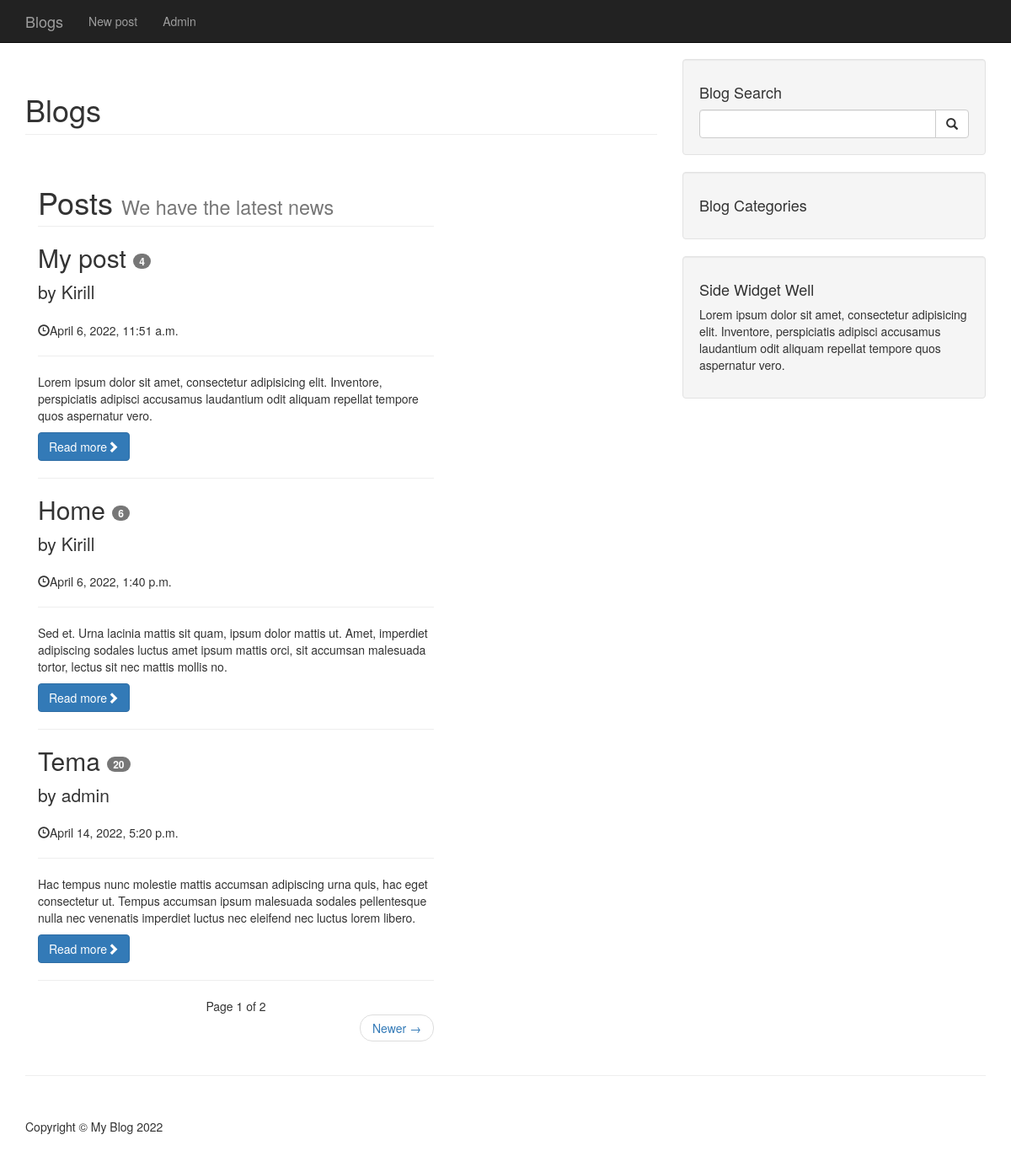
The page / on the database its author committed.
### blog/models.py (models this page shows, shortened)
class Post(models.Model):
    title = models.CharField(max_length=100, blank=False)
    content = models.TextField()
    draft = models.BooleanField(default=True)
    category = models.ForeignKey(Category, on_delete=models.DO_NOTHING, default=None, null=True)
    author = models.ForeignKey(User, on_delete=models.DO_NOTHING, default=None, null=True)
    tags = models.ManyToManyField(Tag)
    created = models.DateTimeField(auto_now_add=True)
    updated = models.DateTimeField(auto_now=True)
    avatar = models.ImageField(upload_to='post', null=True, default=None)

### blog/views.py (the view)
# urls.py: path('', PostList.as_view(), name='index'),
class PostList(ListView):
    model = Post
    context_object_name = 'post'
    template_name = 'blog/post_list.html'
    paginate_by = 3
    def get_context_data(self, *, object_list=None, **kwargs):
        context = super().get_context_data(object_list=object_list, **kwargs)
        queryset = self.get_queryset()
        paginator = self.get_paginator(self.get_queryset(), self.get_paginate_by(queryset))
        page = int(self.request.GET.get('page', 1))
        start = page - 1 if page - 1 > 0 else 1
        context['page_range'] = paginator.page_range[start:page + 3]
        return context

### templates/blog/post_list.html (shortened to what this page needs)
{% extends 'blog/base.html' %}
{% load crispy_forms_filters %}
{% block content %}
    <h1 class="page-header">
        Blogs
    </h1>
    <div class="col-md-8">
        <h1 class="page-header">
            Posts
            <small>We have the latest news</small>
        </h1>
        {% for post in post %}
            <h2>{{ post.title }} <span class="badge bg-secondary">{{ post.id }}</span></h2>
            <p class="lead">
                by
            <td>{{ post.author }}</td>
            <p><span class="glyphicon glyphicon-time"></span>{{ post.created }}</p>
            <hr>
            <p>{{ post.content }}</p>
            <a class="btn btn-primary" href="{% url 'demo:details' post.id %}">Read more<span
                    class="glyphicon glyphicon-chevron-right"></span></a>
            <hr>
        {% endfor %}
        <ul class="pager">
            <div>Page {{ page_obj.number }} of {{ page_obj.paginator.num_pages }}</div>
            {% if page_obj.has_next %}
                <li class="next">
                    <a href="?page={{ page_obj.next_page_number }}">Newer &rarr;</a>
                </li>
            {% endif %}
        </ul>
    </div>
{% endblock %}

### static/blog/css/blog-home.css (style rules this page uses)
body { padding-top: 70px; }

### rows shown on the page
Post: title "My post", id "4", author "Kirill", created "April 6, 2022, 11:51 a.m.", content "Lorem ipsum dolor sit amet, consectetur adipisicing elit. Inventore, perspiciatis adipisci accusamus laudantium odit aliquam repellat tempore quos aspernatur vero."
Post: title "Home", id "6", author "Kirill", created "April 6, 2022, 1:40 p.m.", content "Sed et. Urna lacinia mattis sit quam, ipsum dolor mattis ut. Amet, imperdiet adipiscing sodales luctus amet ipsum mattis orci, sit accumsan malesuada tortor, lectus sit nec mattis mollis no."
Post: title "Tema", id "20", author "admin", created "April 14, 2022, 5:20 p.m.", content "Hac tempus nunc molestie mattis accumsan adipiscing urna quis, hac eget consectetur ut. Tempus accumsan ipsum malesuada sodales pellentesque nulla nec venenatis imperdiet luctus nec eleifend nec luctus lorem libero."

### other values the page prints
{{ page_obj.number }} "1"
{{ page_obj.paginator.num_pages }} "2"
